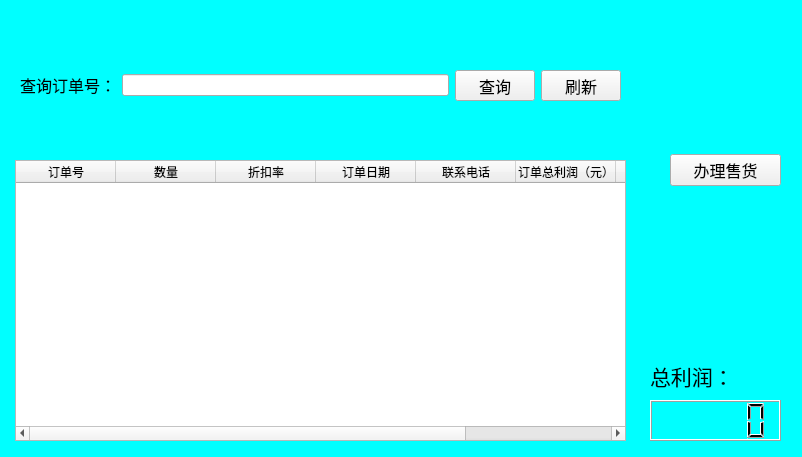
<?xml version="1.0" encoding="UTF-8"?>
<ui version="4.0">
 <class>SaleWidget</class>
 <widget class="QWidget" name="SaleWidget">
  <property name="geometry">
   <rect>
    <x>0</x>
    <y>0</y>
    <width>802</width>
    <height>457</height>
   </rect>
  </property>
  <property name="windowTitle">
   <string>销售信息</string>
  </property>
  <property name="windowIcon">
   <iconset resource="images.qrc">
    <normaloff>:/new/prefix1/images/main_logo.png</normaloff>:/new/prefix1/images/main_logo.png</iconset>
  </property>
  <property name="styleSheet">
   <string notr="true">#SaleWidget{background-color: rgb(0, 255, 255);}</string>
  </property>
  <widget class="QTableWidget" name="saletableWidget">
   <property name="geometry">
    <rect>
     <x>15</x>
     <y>160</y>
     <width>611</width>
     <height>281</height>
    </rect>
   </property>
   <column>
    <property name="text">
     <string>订单号</string>
    </property>
   </column>
   <column>
    <property name="text">
     <string>数量</string>
    </property>
   </column>
   <column>
    <property name="text">
     <string>折扣率</string>
    </property>
   </column>
   <column>
    <property name="text">
     <string>订单日期</string>
    </property>
   </column>
   <column>
    <property name="text">
     <string>联系电话</string>
    </property>
   </column>
   <column>
    <property name="text">
     <string>订单总利润（元）</string>
    </property>
   </column>
   <column>
    <property name="text">
     <string>修改订单</string>
    </property>
   </column>
   <column>
    <property name="text">
     <string>办理退货</string>
    </property>
   </column>
  </widget>
  <widget class="QWidget" name="layoutWidget">
   <property name="geometry">
    <rect>
     <x>20</x>
     <y>70</y>
     <width>601</width>
     <height>31</height>
    </rect>
   </property>
   <layout class="QGridLayout" name="gridLayout_2">
    <item row="0" column="0">
     <layout class="QGridLayout" name="gridLayout">
      <item row="0" column="0">
       <widget class="QLabel" name="label">
        <property name="font">
         <font>
          <family>宋体</family>
          <pointsize>12</pointsize>
         </font>
        </property>
        <property name="text">
         <string>查询订单号：</string>
        </property>
       </widget>
      </item>
      <item row="0" column="1">
       <widget class="QLineEdit" name="lineEdit"/>
      </item>
     </layout>
    </item>
    <item row="0" column="1">
     <widget class="QPushButton" name="pushButton">
      <property name="font">
       <font>
        <family>宋体</family>
        <pointsize>12</pointsize>
       </font>
      </property>
      <property name="text">
       <string>查询</string>
      </property>
     </widget>
    </item>
    <item row="0" column="2">
     <widget class="QPushButton" name="pushButton_2">
      <property name="font">
       <font>
        <family>宋体</family>
        <pointsize>12</pointsize>
       </font>
      </property>
      <property name="text">
       <string>刷新</string>
      </property>
     </widget>
    </item>
   </layout>
  </widget>
  <widget class="QWidget" name="layoutWidget">
   <property name="geometry">
    <rect>
     <x>670</x>
     <y>80</y>
     <width>111</width>
     <height>181</height>
    </rect>
   </property>
   <layout class="QGridLayout" name="gridLayout_3">
    <item row="0" column="0">
     <widget class="QPushButton" name="pushButton_3">
      <property name="font">
       <font>
        <family>宋体</family>
        <pointsize>12</pointsize>
       </font>
      </property>
      <property name="text">
       <string>办理售货</string>
      </property>
     </widget>
    </item>
   </layout>
  </widget>
  <widget class="QLCDNumber" name="lcdNumber">
   <property name="geometry">
    <rect>
     <x>650</x>
     <y>400</y>
     <width>131</width>
     <height>41</height>
    </rect>
   </property>
   <property name="font">
    <font>
     <family>Agency FB</family>
     <pointsize>12</pointsize>
     <weight>75</weight>
     <bold>true</bold>
    </font>
   </property>
  </widget>
  <widget class="QLabel" name="label_2">
   <property name="geometry">
    <rect>
     <x>650</x>
     <y>350</y>
     <width>131</width>
     <height>51</height>
    </rect>
   </property>
   <property name="font">
    <font>
     <family>宋体</family>
     <pointsize>16</pointsize>
    </font>
   </property>
   <property name="text">
    <string>总利润：</string>
   </property>
  </widget>
 </widget>
 <resources>
  <include location="images.qrc"/>
 </resources>
 <connections/>
</ui>
